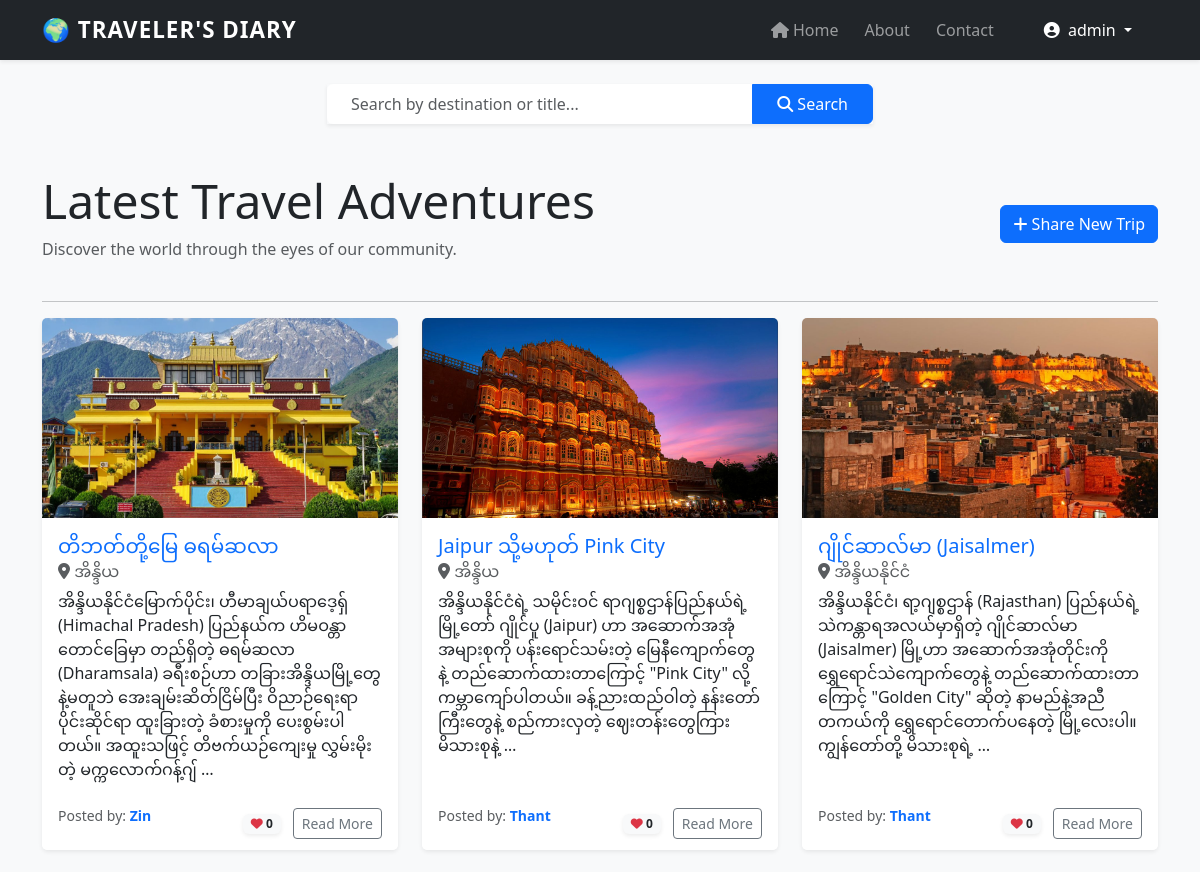
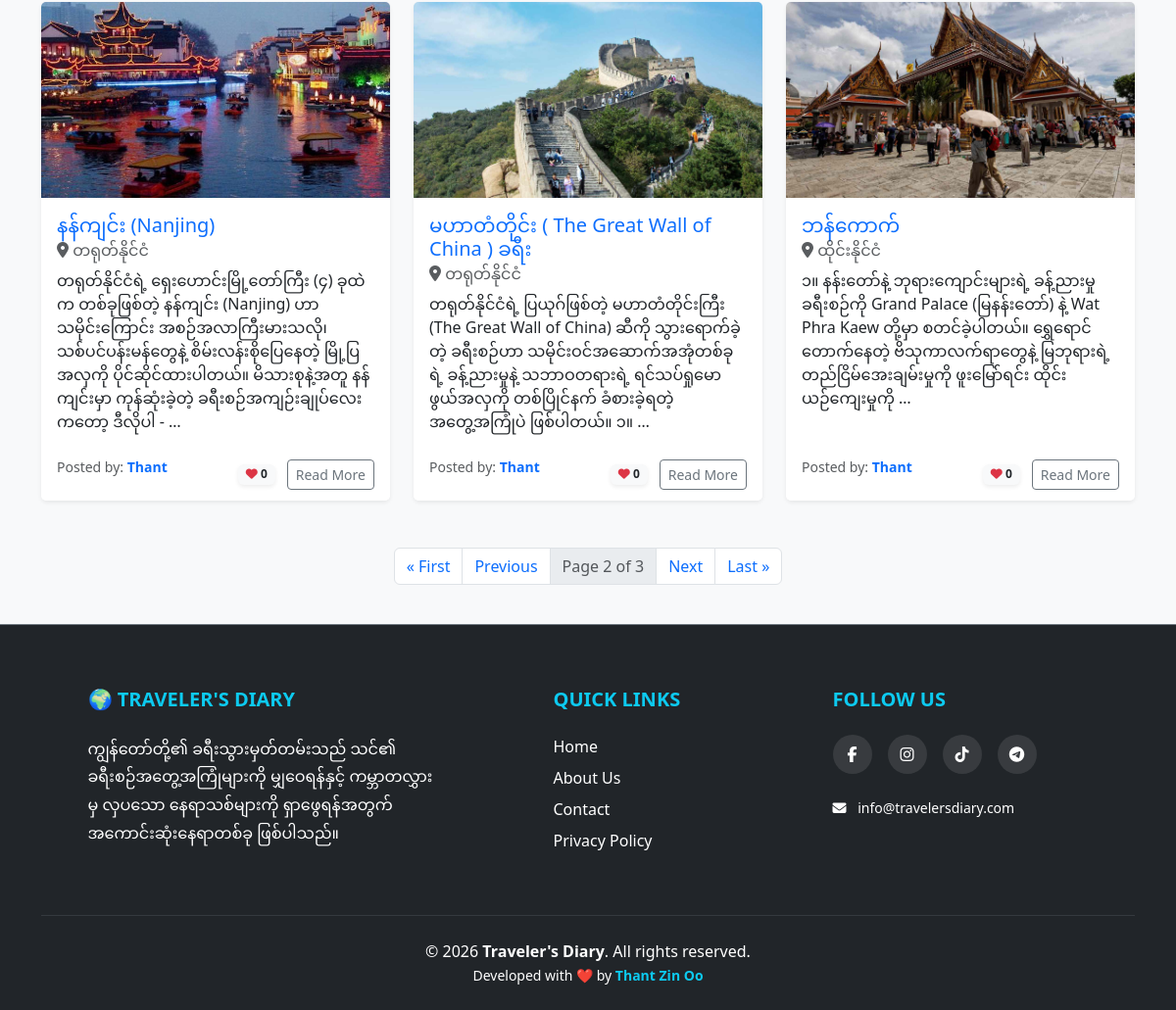
The app's page /?page=2 (signed in) with its own data (2 pictures, top to bottom).
### blog/models.py (models this page shows, shortened)
class TravelPost(models.Model):
    author = models.ForeignKey(User, on_delete=models.CASCADE)
    title = models.CharField(max_length=200)
    location = models.CharField(max_length=100)
    content = models.TextField()
    image = models.ImageField(upload_to='travel_posts/')
    created_at = models.DateTimeField(auto_now_add=True)
    likes = models.ManyToManyField(User, related_name='blog_posts', blank=True)
    def total_likes(self):
        return self.likes.count()

### blog/views.py (the view)
# urls.py: path('', views.home, name='blog-home'),
def home(request):
    query = request.GET.get('q')
    if query:
        posts_list = TravelPost.objects.filter(
            Q(title__icontains=query) | Q(location__icontains=query)
        ).distinct().order_by('-created_at')
    else:
        posts_list = TravelPost.objects.all().order_by('-created_at')
    paginator = Paginator(posts_list, 6)
    page_number = request.GET.get('page')
    posts = paginator.get_page(page_number)
    return render(request, 'blog/home.html', {'posts': posts})

### blog/templates/blog/home.html (shortened to what this page needs)
{% extends "base.html" %}
{% block content %}
<div class="row justify-content-center mb-5">
    <div class="col-md-6">
        <form action="{% url 'blog-home' %}" method="GET" class="input-group shadow-sm">
            <input type="text" name="q" class="form-control border-0 px-4 py-2"
                placeholder="Search by destination or title..." value="{{ request.GET.q }}">
            <button class="btn btn-primary px-4" type="submit">
                <i class="fas fa-search"></i> Search
            </button>
        </form>
    </div>
</div>
<div class="row mb-4">
    <div class="col-md-8">
        <h2 class="display-5 font-italic">Latest Travel Adventures</h2>
        <p class="text-muted">Discover the world through the eyes of our community.</p>
    </div>
    <div class="col-md-4 text-end align-self-center">
        {% if user.is_authenticated %}
        <a href="{% url 'post-create' %}" class="btn btn-primary"><i class="fas fa-plus"></i> Share New Trip</a>
        {% endif %}
    </div>
</div>
<hr>
<div class="row">
    {% if posts %}
    {% for post in posts %}
    <div class="col-md-4 mb-4">
        <div class="card h-100 shadow-sm border-0">
            {% if post.image %}
            <img src="{{ post.image.url }}" class="card-img-top" alt="{{ post.title }}"
                style="height: 200px; object-fit: cover;">
            {% endif %}
            <div class="card-body">
                <h5 class="card-title text-primary">{{ post.title }}</h5>
                <h6 class="card-subtitle mb-2 text-muted">
                    <i class="fas fa-map-marker-alt"></i> {{ post.location }}
                </h6>
                <p class="card-text">{{ post.content|truncatewords:20 }}</p>
            </div>
            <div class="card-footer bg-white border-0 d-flex justify-content-between align-items-center">
                <p class="text-muted small">
                    Posted by:
                    <a href="{% url 'profile' post.author.username %}"
                        class="text-decoration-none fw-bold text-primary">
                        {{ post.author.username }}
                    </a>
                </p>
                <div>
                    <span class="badge bg-light text-dark shadow-sm">
                        <i class="fas fa-heart text-danger"></i> {{ post.total_likes }}
                    </span>
                    <a href="{% url 'post-detail' post.pk %}" class="btn btn-sm btn-outline-secondary ms-2">Read
                        More</a>
                </div>
            </div>
        </div>
    </div>
    {% endfor %}
    {% endif %}
</div>
<nav aria-label="Page navigation" class="mt-4">
    <ul class="pagination justify-content-center">
        {% if posts.has_previous %}
        <li class="page-item">
            <a class="page-link" href="?page=1{% if request.GET.q %}&q={{ request.GET.q }}{% endif %}">&laquo; First</a>
        </li>
        <li class="page-item">
            <a class="page-link"
                href="?page={{ posts.previous_page_number }}{% if request.GET.q %}&q={{ request.GET.q }}{% endif %}">Previous</a>
        </li>
        {% endif %}
        <li class="page-item disabled">
            <span class="page-link">Page {{ posts.number }} of {{ posts.paginator.num_pages }}</span>
        </li>
        {% if posts.has_next %}
        <li class="page-item">
            <a class="page-link"
                href="?page={{ posts.next_page_number }}{% if request.GET.q %}&q={{ request.GET.q }}{% endif %}">Next</a>
        </li>
        <li class="page-item">
            <a class="page-link"
                href="?page={{ posts.paginator.num_pages }}{% if request.GET.q %}&q={{ request.GET.q }}{% endif %}">Last
                &raquo;</a>
        </li>
        {% endif %}
    </ul>
</nav>
{% endblock content %}

### templates/base.html (shortened to what this page needs)
<!DOCTYPE html>
<html lang="en">
<head>
    <link href="https://cdn.jsdelivr.net/npm/bootstrap@5.3.0/dist/css/bootstrap.min.css" rel="stylesheet">
    <link rel="stylesheet" href="https://cdnjs.cloudflare.com/ajax/libs/font-awesome/6.4.2/css/all.min.css">
</head>
<body>
    <nav class="navbar navbar-expand-lg navbar-dark bg-dark shadow-sm">
        <div class="container">
            <a class="navbar-brand" href="{% url 'blog-home' %}">🌍 TRAVELER'S DIARY</a>
            <div class="collapse navbar-collapse" id="navbarNav">
                <ul class="navbar-nav ms-auto align-items-center">
                    <li class="nav-item">
                        <a class="nav-link" href="{% url 'blog-home' %}"><i class="fa-solid fa-home me-1"></i>Home</a>
                    </li>
                    <li class="nav-item">
                        <a class="nav-link" href="{% url 'blog-about' %}">About</a>
                    </li>
                    <li class="nav-item">
                        <a class="nav-link" href="{% url 'blog-contact' %}">Contact</a>
                    </li>
                    {% if user.is_authenticated %}
                    <li class="nav-item dropdown ms-lg-3">
                        <a class="nav-link dropdown-toggle btn btn-outline-info text-white px-3 mt-1 mt-lg-0" href="#"
                            id="userDropdown" role="button" data-bs-toggle="dropdown" aria-expanded="false">
                            <i class="fa-solid fa-user-circle me-1"></i> {{ user.username }}
                        </a>
                    </li>
                    {% endif %}
                </ul>
            </div>
        </div>
    </nav>
    <main class="container my-4">
        {% block content %}
        {% endblock %}
    </main>
    <footer class="bg-dark text-white pt-5 pb-4 mt-auto border-top border-secondary">
        <div class="container text-md-start text-center">
            <div class="row">
                <div class="col-md-4 col-lg-4 col-xl-4 mx-auto mt-3">
                    <h5 class="text-uppercase mb-4 fw-bold text-info">🌍 Traveler's Diary</h5>
                    <p class="text-white" style="line-height: 1.8;">
                        ကျွန်တော်တို့၏ ခရီးသွားမှတ်တမ်းသည် သင်၏ ခရီးစဉ်အတွေ့အကြုံများကို မျှဝေရန်နှင့် ကမ္ဘာတလွှားမှ
                        လှပသော နေရာသစ်များကို ရှာဖွေရန်အတွက် အကောင်းဆုံးနေရာတစ်ခု ဖြစ်ပါသည်။
                    </p>
                </div>
                <div class="col-md-2 col-lg-2 col-xl-2 mx-auto mt-3">
                    <h5 class="text-uppercase mb-4 fw-bold text-info">Quick Links</h5>
                    <ul class="list-unstyled p-0">
                        <li class="mb-2"><a href="{% url 'blog-home' %}"
                                class="text-white text-decoration-none hover-link">Home</a></li>
                        <li class="mb-2"><a href="{% url 'blog-about' %}"
                                class="text-white text-decoration-none hover-link">About Us</a></li>
                        <li class="mb-2"><a href="{% url 'blog-contact' %}"
                                class="text-white text-decoration-none hover-link">Contact</a></li>
                        <li class="mb-2">
                            <a href="{% url 'blog-privacy' %}"
                                class="text-white text-decoration-none hover-link">Privacy Policy</a>
                        </li>
                    </ul>
                </div>
                <div class="col-md-4 col-lg-3 col-xl-3 mx-auto mt-3">
                    <h5 class="text-uppercase mb-4 fw-bold text-info">Follow Us</h5>
                    <div class="d-flex justify-content-md-start justify-content-center gap-3">
                        <a href="https://www.facebook.com/" target="_blank" class="social-icon text-white"><i class="fab fa-facebook-f"></i></a>
                        <a href="https://www.instagram.com/" target="_blank" class="social-icon text-white"><i class="fab fa-instagram"></i></a>
                        <a href="https://www.tiktok.com/en/" target="_blank" class="social-icon text-white"><i class="fab fa-tiktok"></i></a>
                        <a href="https://web.telegram.org/" target="_blank" class="social-icon text-white"><i class="fab fa-telegram-plane"></i></a>
                    </div>
                    <p class="mt-4 text-white small"><i class="fas fa-envelope me-2"></i> info@travelersdiary.com</p>
                </div>
            </div>
            <hr class="mb-4 mt-5 border-secondary">
            <div class="row align-items-center">
                <div class="col-md-12 text-center">
                    <p class="mb-0">
                        © 2026 <strong>Traveler's Diary</strong>. All rights reserved.
                    </p>
                    <small class="text-white">Developed with ❤️ by <span class="text-info fw-bold">Thant Zin
                            Oo</span></small>
                </div>
            </div>
        </div>
    </footer>
</body>
</html>

### templates/base.html (style rules this page uses)
body { display: flex; flex-direction: column; min-height: 100vh; background-color: #f8f9fa; }
main { flex: 1; }
.navbar-brand { font-weight: bold; letter-spacing: 1px; font-size: 1.4rem; }
.nav-link { margin-right: 10px; font-weight: 500; }
.social-icon { width: 40px; height: 40px; background: rgba(255, 255, 255, 0.1); display: flex; align-items: center; justify-content: center; border-radius: 50%; transition: all 0.3s ease; text-decoration: none; }

### records on screen
TravelPost: image (picture), title "တိဘတ်တို့မြေ ဓရမ်ဆလာ", location "အိန္ဒိယ", content "အိန္ဒိယနိုင်ငံမြောက်ပိုင်း၊ ဟီမာချယ်ပရာဒေ့ရှ် (Himachal Pradesh) ပြည်နယ်က ဟိမဝန္တာတောင်ခြေမှာ တည်ရှိတဲ့ ဓရမ်ဆလာ (Dharamsala) ခရီးစဉ်ဟာ တခြားအိန္ဒိယမြို့တွေနဲ့မတူဘဲ အေးချမ်းဆိတ်ငြိမ်ပြီး ဝိညာဉ်ရေးရာပိုင်းဆိုင်ရာ ထူးခြားတဲ့ ခံစားမှုကို ပေးစွမ်းပါတယ်။ အထူးသဖြင့် တိဗက်ယဉ်ကျေးမှု လွှမ်းမိုးတဲ့ မက္ကလောက်ဂန့်ဂျ် …", author.username "Zin", total_likes "0"
TravelPost: image (picture), title "Jaipur သို့မဟုတ် Pink City", location "အိန္ဒိယ", content "အိန္ဒိယနိုင်ငံရဲ့ သမိုင်းဝင် ရာဂျစ္စဌာန်ပြည်နယ်ရဲ့ မြို့တော် ဂျိုင်ပူ (Jaipur) ဟာ အဆောက်အအုံအများစုကို ပန်းရောင်သမ်းတဲ့ မြေနီကျောက်တွေနဲ့ တည်ဆောက်ထားတာကြောင့် \"Pink City\" လို့ ကမ္ဘာကျော်ပါတယ်။ ခန့်ညားထည်ဝါတဲ့ နန်းတော်ကြီးတွေနဲ့ စည်ကားလှတဲ့ ဈေးတန်းတွေကြား မိသားစုနဲ့ …", author.username "Thant", total_likes "0"
TravelPost: image (picture), title "ဂျိုင်ဆာလ်မာ (Jaisalmer)", location "အိန္ဒိယနိုင်ငံ", content "အိန္ဒိယနိုင်ငံ၊ ရာ့ဂျစ္စဌာန် (Rajasthan) ပြည်နယ်ရဲ့ သဲကန္တာရအလယ်မှာရှိတဲ့ ဂျိုင်ဆာလ်မာ (Jaisalmer) မြို့ဟာ အဆောက်အအုံတိုင်းကို ရွှေရောင်သဲကျောက်တွေနဲ့ တည်ဆောက်ထားတာကြောင့် \"Golden City\" ဆိုတဲ့ နာမည်နဲ့အညီ တကယ်ကို ရွှေရောင်တောက်ပနေတဲ့ မြို့လေးပါ။ ကျွန်တော်တို့ မိသားစုရဲ့ …", author.username "Thant", total_likes "0"
TravelPost: image (picture), title "နန်ကျင်း (Nanjing)", location "တရုတ်နိုင်ငံ", content "တရုတ်နိုင်ငံရဲ့ ရှေးဟောင်းမြို့တော်ကြီး (၄) ခုထဲက တစ်ခုဖြစ်တဲ့ နန်ကျင်း (Nanjing) ဟာ သမိုင်းကြောင်း အစဉ်အလာကြီးမားသလို၊ သစ်ပင်ပန်းမန်တွေနဲ့ စိမ်းလန်းစိုပြေနေတဲ့ မြို့ပြအလှကို ပိုင်ဆိုင်ထားပါတယ်။ မိသားစုနဲ့အတူ နန်ကျင်းမှာ ကုန်ဆုံးခဲ့တဲ့ ခရီးစဉ်အကျဉ်းချုပ်လေးကတော့ ဒီလိုပါ - …", author.username "Thant", total_likes "0"
TravelPost: image (picture), title "မဟာတံတိုင်း ( The Great Wall of China ) ခရီး", location "တရုတ်နိုင်ငံ", content "တရုတ်နိုင်ငံရဲ့ ပြယုဂ်ဖြစ်တဲ့ မဟာတံတိုင်းကြီး (The Great Wall of China) ဆီကို သွားရောက်ခဲ့တဲ့ ခရီးစဉ်ဟာ သမိုင်းဝင်အဆောက်အအုံတစ်ခုရဲ့ ခန့်ညားမှုနဲ့ သဘာဝတရားရဲ့ ရင်သပ်ရှုမောဖွယ်အလှကို တစ်ပြိုင်နက် ခံစားခဲ့ရတဲ့ အတွေ့အကြုံပဲ ဖြစ်ပါတယ်။ ၁။ …", author.username "Thant", total_likes "0"
TravelPost: image (picture), title "ဘန်ကောက်", location "ထိုင်းနိုင်ငံ", content "၁။ နန်းတော်နဲ့ ဘုရားကျောင်းများရဲ့ ခန့်ညားမှု ခရီးစဉ်ကို Grand Palace (မြနန်းတော်) နဲ့ Wat Phra Kaew တို့မှာ စတင်ခဲ့ပါတယ်။ ရွှေရောင်တောက်နေတဲ့ ဗိသုကာလက်ရာတွေနဲ့ မြဘုရားရဲ့ တည်ငြိမ်အေးချမ်းမှုကို ဖူးမြော်ရင်း ထိုင်းယဉ်ကျေးမှုကို …", author.username "Thant", total_likes "0"

### other values on screen
{{ user.username }} "admin"
{{ posts.number }} "2"
{{ posts.paginator.num_pages }} "3"
